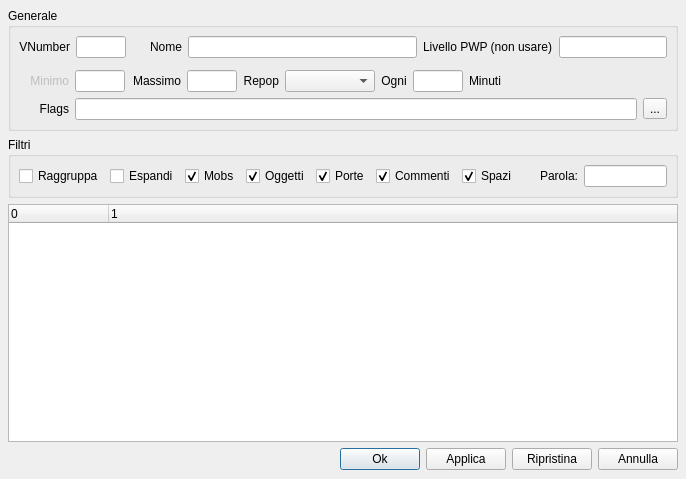
<?xml version="1.0" encoding="UTF-8"?>
<ui version="4.0">
 <class>GuiZone</class>
 <widget class="QDialog" name="GuiZone">
  <property name="geometry">
   <rect>
    <x>0</x>
    <y>0</y>
    <width>686</width>
    <height>479</height>
   </rect>
  </property>
  <property name="windowTitle">
   <string>GuiZone</string>
  </property>
  <layout class="QGridLayout">
   <property name="leftMargin">
    <number>8</number>
   </property>
   <property name="topMargin">
    <number>8</number>
   </property>
   <property name="rightMargin">
    <number>8</number>
   </property>
   <property name="bottomMargin">
    <number>8</number>
   </property>
   <property name="spacing">
    <number>6</number>
   </property>
   <item row="0" column="0">
    <widget class="QGroupBox" name="mp_gbMain">
     <property name="minimumSize">
      <size>
       <width>16</width>
       <height>16</height>
      </size>
     </property>
     <property name="title">
      <string>Generale</string>
     </property>
     <layout class="QGridLayout">
      <property name="leftMargin">
       <number>8</number>
      </property>
      <property name="topMargin">
       <number>8</number>
      </property>
      <property name="rightMargin">
       <number>8</number>
      </property>
      <property name="bottomMargin">
       <number>8</number>
      </property>
      <property name="spacing">
       <number>6</number>
      </property>
      <item row="0" column="0" colspan="2">
       <layout class="QHBoxLayout">
        <property name="spacing">
         <number>6</number>
        </property>
        <property name="leftMargin">
         <number>0</number>
        </property>
        <property name="topMargin">
         <number>0</number>
        </property>
        <property name="rightMargin">
         <number>0</number>
        </property>
        <property name="bottomMargin">
         <number>0</number>
        </property>
        <item>
         <widget class="QLabel" name="mp_labelVNumber">
          <property name="enabled">
           <bool>true</bool>
          </property>
          <property name="minimumSize">
           <size>
            <width>50</width>
            <height>0</height>
           </size>
          </property>
          <property name="text">
           <string>VNumber</string>
          </property>
          <property name="alignment">
           <set>Qt::AlignRight|Qt::AlignTrailing|Qt::AlignVCenter</set>
          </property>
         </widget>
        </item>
        <item>
         <widget class="QLineEdit" name="mp_leVNumber">
          <property name="sizePolicy">
           <sizepolicy hsizetype="Minimum" vsizetype="Fixed">
            <horstretch>0</horstretch>
            <verstretch>0</verstretch>
           </sizepolicy>
          </property>
          <property name="minimumSize">
           <size>
            <width>50</width>
            <height>0</height>
           </size>
          </property>
          <property name="maximumSize">
           <size>
            <width>50</width>
            <height>32767</height>
           </size>
          </property>
          <property name="focusPolicy">
           <enum>Qt::StrongFocus</enum>
          </property>
          <property name="text">
           <string/>
          </property>
          <property name="maxLength">
           <number>5</number>
          </property>
          <property name="readOnly">
           <bool>false</bool>
          </property>
         </widget>
        </item>
        <item>
         <widget class="QLabel" name="mp_labelName">
          <property name="minimumSize">
           <size>
            <width>50</width>
            <height>0</height>
           </size>
          </property>
          <property name="text">
           <string>Nome</string>
          </property>
          <property name="alignment">
           <set>Qt::AlignRight|Qt::AlignTrailing|Qt::AlignVCenter</set>
          </property>
         </widget>
        </item>
        <item>
         <widget class="QLineEdit" name="mp_leName">
          <property name="minimumSize">
           <size>
            <width>200</width>
            <height>0</height>
           </size>
          </property>
         </widget>
        </item>
        <item>
         <widget class="QLabel" name="mp_labelPwpLevel">
          <property name="text">
           <string>Livello PWP (non usare)</string>
          </property>
         </widget>
        </item>
        <item>
         <widget class="QLineEdit" name="mp_lePwpLevel">
          <property name="sizePolicy">
           <sizepolicy hsizetype="Maximum" vsizetype="Fixed">
            <horstretch>0</horstretch>
            <verstretch>0</verstretch>
           </sizepolicy>
          </property>
         </widget>
        </item>
       </layout>
      </item>
      <item row="1" column="1">
       <widget class="QWidget" name="widget" native="true"/>
      </item>
      <item row="2" column="0" colspan="2">
       <layout class="QHBoxLayout">
        <property name="spacing">
         <number>6</number>
        </property>
        <property name="leftMargin">
         <number>0</number>
        </property>
        <property name="topMargin">
         <number>0</number>
        </property>
        <property name="rightMargin">
         <number>0</number>
        </property>
        <property name="bottomMargin">
         <number>0</number>
        </property>
        <item>
         <widget class="QLabel" name="mp_labelMinVNumber">
          <property name="enabled">
           <bool>false</bool>
          </property>
          <property name="minimumSize">
           <size>
            <width>50</width>
            <height>0</height>
           </size>
          </property>
          <property name="text">
           <string>Minimo</string>
          </property>
          <property name="alignment">
           <set>Qt::AlignRight|Qt::AlignTrailing|Qt::AlignVCenter</set>
          </property>
         </widget>
        </item>
        <item>
         <widget class="QLineEdit" name="mp_leMinVNumber">
          <property name="enabled">
           <bool>true</bool>
          </property>
          <property name="minimumSize">
           <size>
            <width>50</width>
            <height>0</height>
           </size>
          </property>
          <property name="maximumSize">
           <size>
            <width>50</width>
            <height>16777215</height>
           </size>
          </property>
          <property name="focusPolicy">
           <enum>Qt::NoFocus</enum>
          </property>
          <property name="maxLength">
           <number>5</number>
          </property>
          <property name="readOnly">
           <bool>true</bool>
          </property>
         </widget>
        </item>
        <item>
         <widget class="QLabel" name="mp_labelMaxVNumber">
          <property name="minimumSize">
           <size>
            <width>50</width>
            <height>0</height>
           </size>
          </property>
          <property name="text">
           <string>Massimo</string>
          </property>
          <property name="alignment">
           <set>Qt::AlignRight|Qt::AlignTrailing|Qt::AlignVCenter</set>
          </property>
         </widget>
        </item>
        <item>
         <widget class="QLineEdit" name="mp_leMaxVNumber">
          <property name="minimumSize">
           <size>
            <width>50</width>
            <height>0</height>
           </size>
          </property>
          <property name="maximumSize">
           <size>
            <width>50</width>
            <height>16777215</height>
           </size>
          </property>
          <property name="maxLength">
           <number>5</number>
          </property>
         </widget>
        </item>
        <item>
         <widget class="QLabel" name="mp_labelRepop">
          <property name="text">
           <string>Repop</string>
          </property>
          <property name="alignment">
           <set>Qt::AlignRight|Qt::AlignTrailing|Qt::AlignVCenter</set>
          </property>
         </widget>
        </item>
        <item>
         <widget class="QComboBox" name="mp_comboRepopMode">
          <property name="minimumSize">
           <size>
            <width>90</width>
            <height>0</height>
           </size>
          </property>
         </widget>
        </item>
        <item>
         <widget class="QLabel" name="mp_labelRepopInterval1">
          <property name="text">
           <string>Ogni</string>
          </property>
          <property name="alignment">
           <set>Qt::AlignCenter</set>
          </property>
         </widget>
        </item>
        <item>
         <widget class="QLineEdit" name="mp_leRepopInterval">
          <property name="maximumSize">
           <size>
            <width>50</width>
            <height>16777215</height>
           </size>
          </property>
          <property name="maxLength">
           <number>3</number>
          </property>
         </widget>
        </item>
        <item>
         <widget class="QLabel" name="mp_labelRepopInterval2">
          <property name="text">
           <string>Minuti</string>
          </property>
         </widget>
        </item>
        <item>
         <spacer>
          <property name="orientation">
           <enum>Qt::Horizontal</enum>
          </property>
          <property name="sizeHint" stdset="0">
           <size>
            <width>151</width>
            <height>20</height>
           </size>
          </property>
         </spacer>
        </item>
       </layout>
      </item>
      <item row="3" column="0" rowspan="2" colspan="2">
       <layout class="QHBoxLayout">
        <property name="spacing">
         <number>6</number>
        </property>
        <property name="leftMargin">
         <number>0</number>
        </property>
        <property name="topMargin">
         <number>0</number>
        </property>
        <property name="rightMargin">
         <number>0</number>
        </property>
        <property name="bottomMargin">
         <number>0</number>
        </property>
        <item>
         <widget class="QLabel" name="mp_labelFlags">
          <property name="minimumSize">
           <size>
            <width>50</width>
            <height>0</height>
           </size>
          </property>
          <property name="text">
           <string>Flags</string>
          </property>
          <property name="alignment">
           <set>Qt::AlignRight|Qt::AlignTrailing|Qt::AlignVCenter</set>
          </property>
         </widget>
        </item>
        <item>
         <widget class="QLineEdit" name="mp_leFlags">
          <property name="minimumSize">
           <size>
            <width>400</width>
            <height>0</height>
           </size>
          </property>
          <property name="focusPolicy">
           <enum>Qt::NoFocus</enum>
          </property>
          <property name="dragEnabled">
           <bool>true</bool>
          </property>
          <property name="readOnly">
           <bool>true</bool>
          </property>
         </widget>
        </item>
        <item>
         <widget class="QToolButton" name="mp_tbFlags">
          <property name="text">
           <string>...</string>
          </property>
         </widget>
        </item>
       </layout>
      </item>
      <item row="4" column="1">
       <widget class="QWidget" name="widget" native="true"/>
      </item>
     </layout>
    </widget>
   </item>
   <item row="1" column="0">
    <widget class="QGroupBox" name="mp_gbFilters">
     <property name="toolTip">
      <string>Applica i filtri selezionati</string>
     </property>
     <property name="title">
      <string>Filtri</string>
     </property>
     <layout class="QHBoxLayout">
      <property name="spacing">
       <number>6</number>
      </property>
      <property name="leftMargin">
       <number>8</number>
      </property>
      <property name="topMargin">
       <number>8</number>
      </property>
      <property name="rightMargin">
       <number>8</number>
      </property>
      <property name="bottomMargin">
       <number>8</number>
      </property>
      <item>
       <layout class="QHBoxLayout">
        <property name="spacing">
         <number>6</number>
        </property>
        <property name="leftMargin">
         <number>0</number>
        </property>
        <property name="topMargin">
         <number>0</number>
        </property>
        <property name="rightMargin">
         <number>0</number>
        </property>
        <property name="bottomMargin">
         <number>0</number>
        </property>
        <item>
         <widget class="QCheckBox" name="mp_cbGroup">
          <property name="text">
           <string>Raggruppa</string>
          </property>
         </widget>
        </item>
        <item>
         <widget class="QCheckBox" name="mp_cbExpand">
          <property name="text">
           <string>Espandi</string>
          </property>
         </widget>
        </item>
        <item>
         <widget class="QCheckBox" name="mp_cbMobs">
          <property name="text">
           <string>Mobs</string>
          </property>
          <property name="checked">
           <bool>true</bool>
          </property>
         </widget>
        </item>
        <item>
         <widget class="QCheckBox" name="mp_cbItems">
          <property name="text">
           <string>Oggetti</string>
          </property>
          <property name="checked">
           <bool>true</bool>
          </property>
         </widget>
        </item>
        <item>
         <widget class="QCheckBox" name="mp_cbDoors">
          <property name="text">
           <string>Porte</string>
          </property>
          <property name="checked">
           <bool>true</bool>
          </property>
         </widget>
        </item>
        <item>
         <widget class="QCheckBox" name="mp_cbComments">
          <property name="text">
           <string>Commenti</string>
          </property>
          <property name="checked">
           <bool>true</bool>
          </property>
         </widget>
        </item>
        <item>
         <widget class="QCheckBox" name="mp_cbSpaces">
          <property name="minimumSize">
           <size>
            <width>50</width>
            <height>0</height>
           </size>
          </property>
          <property name="text">
           <string>Spazi</string>
          </property>
          <property name="checked">
           <bool>true</bool>
          </property>
         </widget>
        </item>
       </layout>
      </item>
      <item>
       <layout class="QHBoxLayout">
        <property name="spacing">
         <number>6</number>
        </property>
        <property name="leftMargin">
         <number>0</number>
        </property>
        <property name="topMargin">
         <number>0</number>
        </property>
        <property name="rightMargin">
         <number>0</number>
        </property>
        <property name="bottomMargin">
         <number>0</number>
        </property>
        <item>
         <spacer>
          <property name="orientation">
           <enum>Qt::Horizontal</enum>
          </property>
          <property name="sizeType">
           <enum>QSizePolicy::MinimumExpanding</enum>
          </property>
          <property name="sizeHint" stdset="0">
           <size>
            <width>20</width>
            <height>20</height>
           </size>
          </property>
         </spacer>
        </item>
        <item>
         <widget class="QLabel" name="mp_labelFilter">
          <property name="minimumSize">
           <size>
            <width>40</width>
            <height>0</height>
           </size>
          </property>
          <property name="toolTip">
           <string>E' possibile usare anche espressioni regolari</string>
          </property>
          <property name="text">
           <string>Parola:</string>
          </property>
          <property name="alignment">
           <set>Qt::AlignRight|Qt::AlignTrailing|Qt::AlignVCenter</set>
          </property>
         </widget>
        </item>
        <item>
         <widget class="QLineEdit" name="mp_leFilter">
          <property name="minimumSize">
           <size>
            <width>80</width>
            <height>0</height>
           </size>
          </property>
          <property name="maxLength">
           <number>30</number>
          </property>
         </widget>
        </item>
       </layout>
      </item>
     </layout>
    </widget>
   </item>
   <item row="2" column="0">
    <widget class="MyQt::TreeWidget" name="mp_twZoneCommands">
     <property name="alternatingRowColors">
      <bool>true</bool>
     </property>
     <property name="rootIsDecorated">
      <bool>true</bool>
     </property>
     <property name="columnCount">
      <number>2</number>
     </property>
     <column>
      <property name="text">
       <string>0</string>
      </property>
     </column>
     <column>
      <property name="text">
       <string>1</string>
      </property>
     </column>
    </widget>
   </item>
   <item row="3" column="0">
    <layout class="QHBoxLayout">
     <property name="spacing">
      <number>6</number>
     </property>
     <property name="leftMargin">
      <number>0</number>
     </property>
     <property name="topMargin">
      <number>0</number>
     </property>
     <property name="rightMargin">
      <number>0</number>
     </property>
     <property name="bottomMargin">
      <number>0</number>
     </property>
     <item>
      <spacer>
       <property name="orientation">
        <enum>Qt::Horizontal</enum>
       </property>
       <property name="sizeHint" stdset="0">
        <size>
         <width>291</width>
         <height>23</height>
        </size>
       </property>
      </spacer>
     </item>
     <item>
      <widget class="QPushButton" name="mp_pbOk">
       <property name="text">
        <string>Ok</string>
       </property>
      </widget>
     </item>
     <item>
      <widget class="QPushButton" name="mp_pbSave">
       <property name="text">
        <string>Applica</string>
       </property>
      </widget>
     </item>
     <item>
      <widget class="QPushButton" name="mp_pbRestore">
       <property name="text">
        <string>Ripristina</string>
       </property>
      </widget>
     </item>
     <item>
      <widget class="QPushButton" name="mp_pbCancel">
       <property name="text">
        <string>Annulla</string>
       </property>
      </widget>
     </item>
    </layout>
   </item>
  </layout>
 </widget>
 <layoutdefault spacing="5" margin="5"/>
 <customwidgets>
  <customwidget>
   <class>MyQt::TreeWidget</class>
   <extends>QTreeWidget</extends>
   <header>myqt.h</header>
  </customwidget>
 </customwidgets>
 <tabstops>
  <tabstop>mp_leVNumber</tabstop>
  <tabstop>mp_leName</tabstop>
  <tabstop>mp_leMaxVNumber</tabstop>
  <tabstop>mp_comboRepopMode</tabstop>
  <tabstop>mp_leRepopInterval</tabstop>
  <tabstop>mp_tbFlags</tabstop>
  <tabstop>mp_cbGroup</tabstop>
  <tabstop>mp_cbExpand</tabstop>
  <tabstop>mp_cbMobs</tabstop>
  <tabstop>mp_cbItems</tabstop>
  <tabstop>mp_cbDoors</tabstop>
  <tabstop>mp_cbComments</tabstop>
  <tabstop>mp_cbSpaces</tabstop>
  <tabstop>mp_leFilter</tabstop>
  <tabstop>mp_twZoneCommands</tabstop>
  <tabstop>mp_pbOk</tabstop>
  <tabstop>mp_pbSave</tabstop>
  <tabstop>mp_pbRestore</tabstop>
  <tabstop>mp_pbCancel</tabstop>
 </tabstops>
 <resources/>
 <connections/>
</ui>
